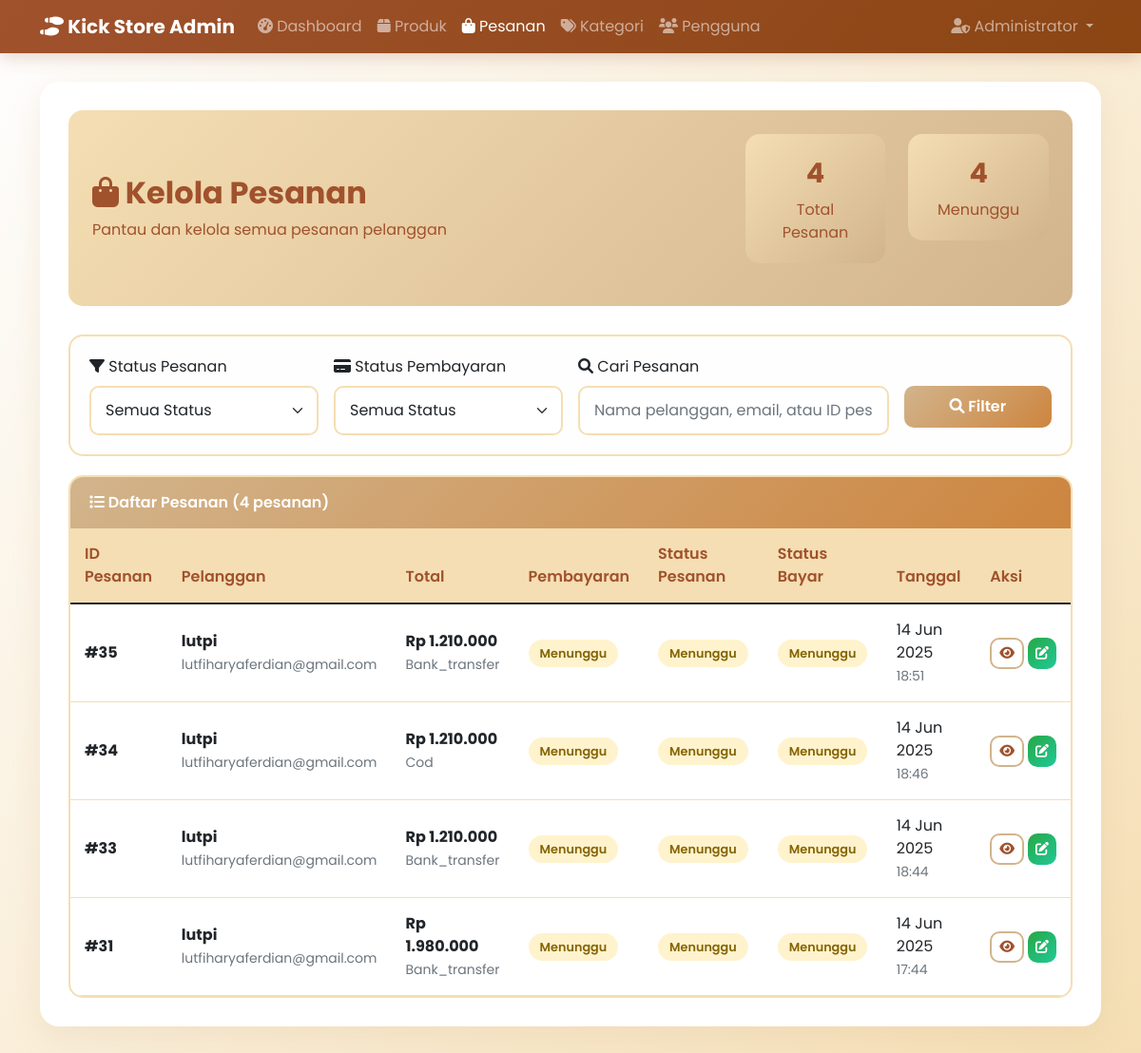
The app's page /admin/orders.php (signed in), older data.
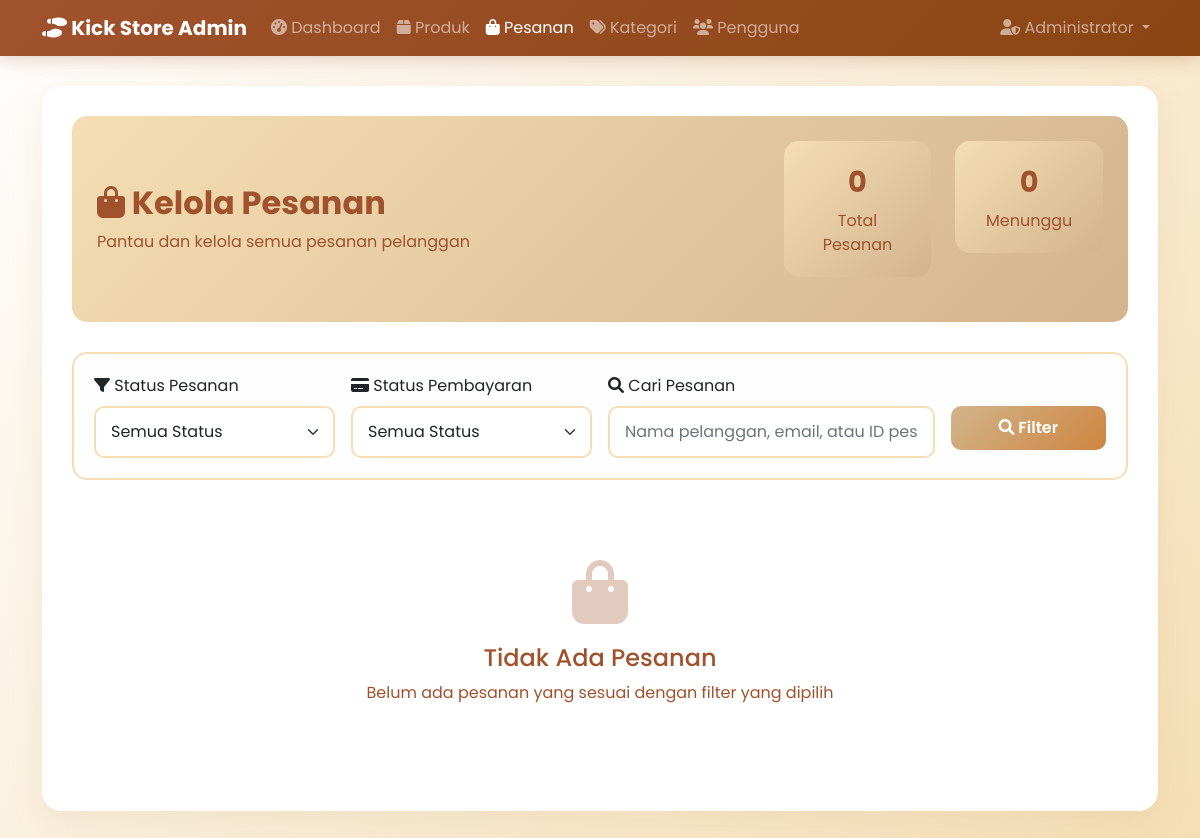
The same page, newer data.
### tables this page shows
CREATE TABLE `orders` (
  `id` int NOT NULL,
  `user_id` int NOT NULL,
  `total_amount` decimal(10,2) NOT NULL,
  `subtotal` decimal(10,2) DEFAULT '0.00',
  `tax_amount` decimal(10,2) DEFAULT '0.00',
  `shipping_amount` decimal(10,2) DEFAULT '0.00',
  `status` enum('pending','confirmed','shipped','delivered','cancelled') DEFAULT 'pending',
  `payment_status` enum('pending','paid','failed','cancelled','refunded') DEFAULT 'pending',
  `payment_method` varchar(50) DEFAULT NULL,
  `shipping_address` text,
  `notes` text,
  `created_at` timestamp NULL DEFAULT CURRENT_TIMESTAMP
);

CREATE TABLE `users` (
  `id` int NOT NULL,
  `username` varchar(50) NOT NULL,
  `email` varchar(100) NOT NULL,
  `password` varchar(255) NOT NULL,
  `full_name` varchar(100) NOT NULL,
  `phone` varchar(20) DEFAULT NULL,
  `address` text,
  `role` enum('buyer','admin') DEFAULT 'buyer',
  `created_at` timestamp NULL DEFAULT CURRENT_TIMESTAMP
);

### admin/orders.php (the view, shortened to what the changed rows need)
<?php
$database = new Database();
$db = $database->getConnection();
$where_conditions = [];
$params = [];
$where_clause = !empty($where_conditions) ? "WHERE " . implode(" AND ", $where_conditions) : "";
$query = "SELECT o.*, u.full_name, u.email FROM orders o
          JOIN users u ON o.user_id = u.id
          $where_clause
          ORDER BY o.created_at DESC";
$stmt = $db->prepare($query);
$stmt->execute($params);
$orders = $stmt->fetchAll(PDO::FETCH_ASSOC);
$stats_query = "SELECT
    COUNT(*) as total_orders,
    SUM(CASE WHEN status = 'pending' THEN 1 ELSE 0 END) as pending_orders,
    SUM(CASE WHEN payment_status = 'paid' THEN total_amount ELSE 0 END) as total_revenue
    FROM orders";
$stats_stmt = $db->prepare($stats_query);
$stats_stmt->execute();
$stats = $stats_stmt->fetch(PDO::FETCH_ASSOC);
?>
<!DOCTYPE html>
<html lang="id">
<head>
    <link href="https://cdn.jsdelivr.net/npm/bootstrap@5.1.3/dist/css/bootstrap.min.css" rel="stylesheet">
    <link href="https://cdnjs.cloudflare.com/ajax/libs/font-awesome/6.0.0/css/all.min.css" rel="stylesheet">
</head>
<body>
    <div class="container">
        <div class="main-container">
            <div class="page-header">
                <div class="row align-items-center">
                    <div class="col-md-8">
                        <h2 class="fw-bold mb-2">
                            <i class="fas fa-shopping-bag"></i> Kelola Pesanan
                        </h2>
                    </div>
                    <div class="col-md-4">
                        <div class="row">
                            <div class="col-6">
                                <div class="stats-card">
                                    <div class="stats-number"><?php echo number_format($stats['total_orders']); ?></div>
                                    <div>Total Pesanan</div>
                                </div>
                            </div>
                            <div class="col-6">
                                <div class="stats-card">
                                    <div class="stats-number"><?php echo number_format($stats['pending_orders']); ?></div>
                                    <div>Menunggu</div>
                                </div>
                            </div>
                        </div>
                    </div>
                </div>
            </div>
            <?php if (empty($orders)): ?>
                <div class="empty-state">
                    <i class="fas fa-shopping-bag"></i>
                    <h4>Tidak Ada Pesanan</h4>
                    <p>Belum ada pesanan yang sesuai dengan filter yang dipilih</p>
                </div>
            <?php else: ?>
                <div class="orders-table-container">
                    <div class="table-header">
                        <i class="fas fa-list"></i> Daftar Pesanan (<?php echo count($orders); ?> pesanan)
                    </div>
                    <div class="table-responsive">
                        <table class="table">
                            <thead>
                                <tr>
                                    <th>ID Pesanan</th>
                                    <th>Pelanggan</th>
                                    <th>Total</th>
                                    <th>Pembayaran</th>
                                    <th>Status Pesanan</th>
                                    <th>Status Bayar</th>
                                    <th>Tanggal</th>
                                    <th>Aksi</th>
                                </tr>
                            </thead>
                            <tbody>
                                <?php foreach ($orders as $order): ?>
                                    <tr>
                                        <td>
                                            <strong>#<?php echo $order['id']; ?></strong>
                                        </td>
                                        <td>
                                            <div>
                                                <strong><?php echo htmlspecialchars($order['full_name']); ?></strong><br>
                                                <small class="text-muted"><?php echo htmlspecialchars($order['email']); ?></small>
                                            </div>
                                        </td>
                                        <td>
                                            <strong>Rp <?php echo number_format($order['total_amount'], 0, ',', '.'); ?></strong><br>
                                            <small class="text-muted"><?php echo ucfirst($order['payment_method']); ?></small>
                                        </td>
                                        <td>
                                            <span class="status-badge payment-<?php echo $order['payment_status']; ?>">
                                                <?php
                                                $payment_text = [
                                                    'paid' => 'Dibayar',
                                                    'pending' => 'Menunggu',
                                                    'failed' => 'Gagal'
                                                ];
                                                echo $payment_text[$order['payment_status']] ?? ucfirst($order['payment_status']);
                                                ?>
                                            </span>
                                        </td>
                                        <td>
                                            <span class="status-badge status-<?php echo $order['status']; ?>">
                                                <?php
                                                $status_text = [
                                                    'pending' => 'Menunggu',
                                                    'confirmed' => 'Dikonfirmasi',
                                                    'shipped' => 'Dikirim',
                                                    'delivered' => 'Terkirim',
                                                    'cancelled' => 'Dibatalkan'
                                                ];
                                                echo $status_text[$order['status']] ?? ucfirst($order['status']);
                                                ?>
                                            </span>
                                        </td>
                                        <td>
                                            <span class="status-badge payment-<?php echo $order['payment_status']; ?>">
                                                <?php echo $payment_text[$order['payment_status']] ?? ucfirst($order['payment_status']); ?>
                                            </span>
                                        </td>
                                        <td>
                                            <?php echo date('d M Y', strtotime($order['created_at'])); ?><br>
                                            <small class="text-muted"><?php echo date('H:i', strtotime($order['created_at'])); ?></small>
                                        </td>
                                        <td>
                                            <div class="d-flex gap-1">
                                                <a href="order_details.php?id=<?php echo $order['id']; ?>"
                                                   class="btn btn-outline-primary btn-sm" title="Lihat Detail">
                                                    <i class="fas fa-eye"></i>
                                                </a>
                                                <button class="btn btn-success btn-sm"
                                                        onclick="updateOrderStatus(<?php echo htmlspecialchars(json_encode($order)); ?>)"
                                                        title="Update Status">
                                                    <i class="fas fa-edit"></i>
                                                </button>
                                            </div>
                                        </td>
                                    </tr>
                                <?php endforeach; ?>
                            </tbody>
                        </table>
                    </div>
                </div>
            <?php endif; ?>
        </div>
    </div>
</body>
</html>

Row changes from the older to the newer data that the page shows:
removed orders: id "35", user.full_name "lutpi", user.email "lutfiharyaferdian@gmail.com", total_amount "1.210.000", payment_method "Bank_transfer", payment_status "Menunggu", status "Menunggu", created_at "14 Jun 2025", created_at "18:51"
removed orders: id "34", user.full_name "lutpi", user.email "lutfiharyaferdian@gmail.com", total_amount "1.210.000", payment_method "Cod", payment_status "Menunggu", status "Menunggu", created_at "14 Jun 2025", created_at "18:46"
removed orders: id "33", user.full_name "lutpi", user.email "lutfiharyaferdian@gmail.com", total_amount "1.210.000", payment_method "Bank_transfer", payment_status "Menunggu", status "Menunggu", created_at "14 Jun 2025", created_at "18:44"
removed orders: id "31", user.full_name "lutpi", user.email "lutfiharyaferdian@gmail.com", total_amount "1.980.000", payment_method "Bank_transfer", payment_status "Menunggu", status "Menunggu", created_at "14 Jun 2025", created_at "17:44"
Text that changed along with them:
$stats['total_orders']: "4" → "0"
$stats['pending_orders']: "4" → "0"
count($orders): "4" → (not shown)
text no longer shown: "Daftar Pesanan ( pesanan) ID Pesanan Pelanggan Total Pembayaran Status Pesanan Status Bayar Tanggal Aksi"
text now shown: "Tidak Ada Pesanan Belum ada pesanan yang sesuai dengan filter yang dipilih"
